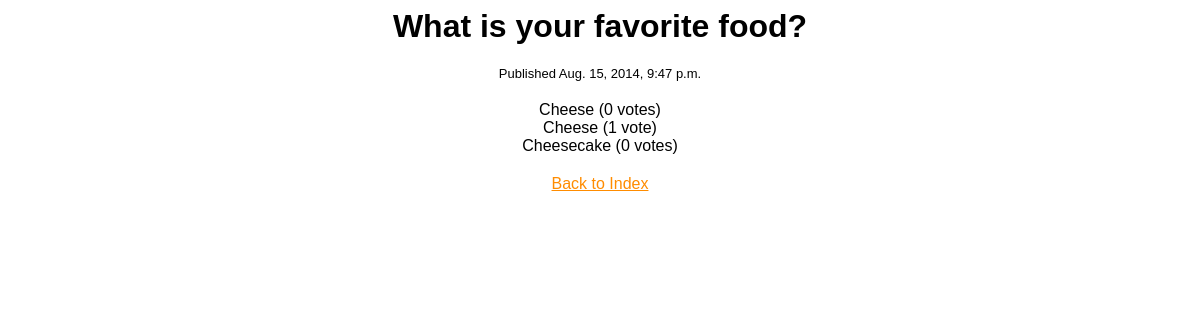
/6/results/, run on the app's committed database.
### polls/models.py (models this page shows, shortened)
class Poll(models.Model):
    question = models.CharField(max_length = 200)
    pub_date = models.DateTimeField('Date published')

class Choice(models.Model):
    poll = models.ForeignKey(Poll)
    choice_text = models.CharField(max_length = 200)
    votes = models.IntegerField(default = 0)

### polls/views.py (the view)
# urls.py: url(r'^(?P<pk>\d+)/results/$', views.ResultsView.as_view(), name="results"),
class ResultsView(generic.DetailView):
    model = Poll
    template_name = 'polls/results.html'

### polls/templates/polls/results.html
{% load staticfiles %}
<link rel="stylesheet" type="text/css" href="{% static 'polls/detail.css' %}" />
<h1>{{ poll.question }}</h1>
<p class="pubdate">Published {{ poll.pub_date }}</p>
<ul>
    {% for choice in poll.choice_set.all %}
        <li>{{ choice.choice_text }} ({{ choice.votes }} vote{{ choice.votes|pluralize }})</li>
    {% endfor %}
</ul>
<a href="{% url 'polls:index' %}">Back to Index</a>

### polls/static/polls/detail.css (style rules this page uses)
h1 { text-align: center; }
ul { list-style: none; padding: 4px; }
a { color: DarkOrange; text-align: center; }
.pubdate { text-align: center; font-size: small; }

### data on the page
Poll: question "What is your favorite food?", pub_date "Aug. 15, 2014, 9:47 p.m."
Choice: choice_text "Cheese", votes "0"
Choice: choice_text "Cheese", votes "1"
Choice: choice_text "Cheesecake", votes "0"
